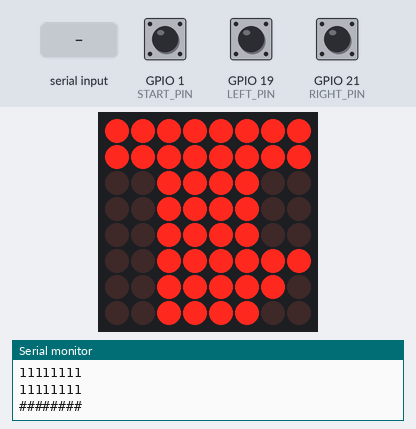
The program below on a simulated ESP32. Parts: 8×8 LED matrix, the last lines printed to the serial monitor. Inputs (shaded band) come from the test bench; at power-on: GPIO 21 (RIGHT_PIN) HIGH, GPIO 19 (LEFT_PIN) HIGH, GPIO 1 (START_PIN) HIGH. Random numbers use the default seed unless the program sets one.

Above: at 4.9 s.
5.0 s: "A" received over Serial
At 9.0 s:
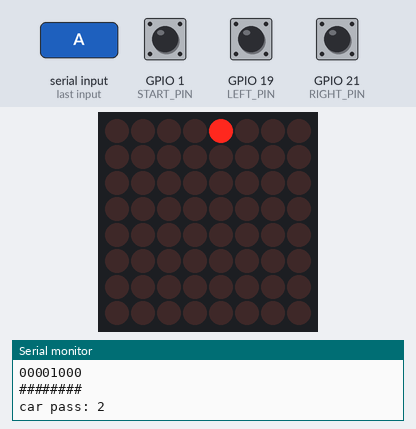
11.2 s: GPIO 21 (RIGHT_PIN) pulled LOW for 2.45 s
At 16.2 s:
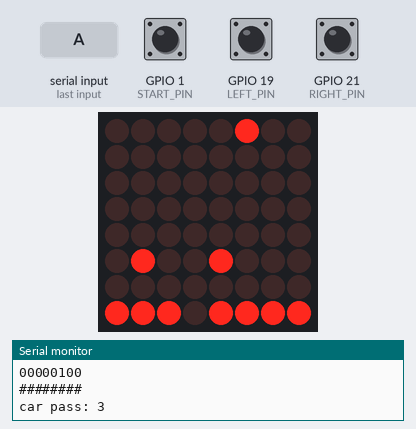
18.9 s: GPIO 19 (LEFT_PIN) pulled LOW for 2.45 s
At 23.3 s:
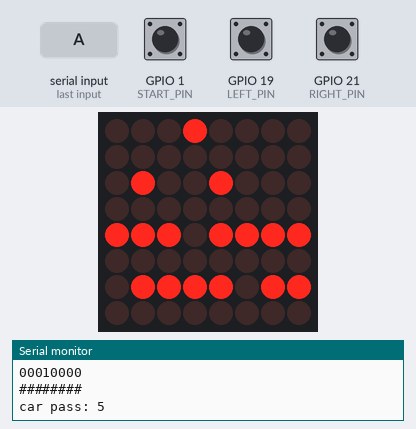
25.7 s: GPIO 1 (START_PIN) pulled LOW for 2.45 s
At 31.7 s:
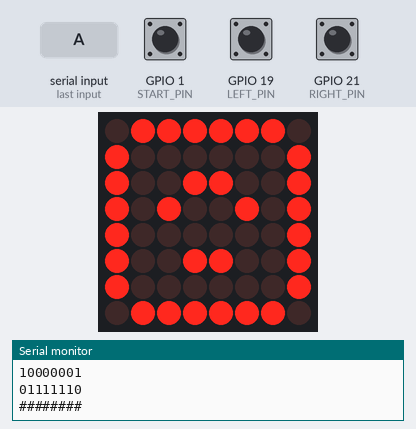
32.2 s: "D" received over Serial
At 38.1 s:
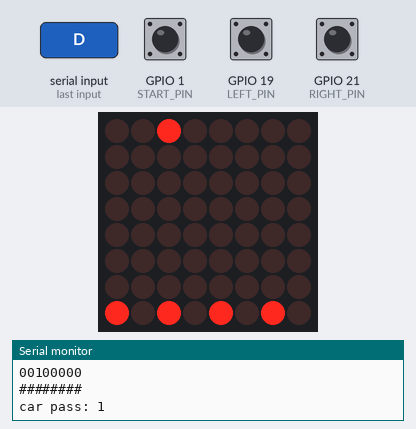
38.4 s: GPIO 19 (LEFT_PIN) pulled LOW for 2.45 s
At 42.1 s:
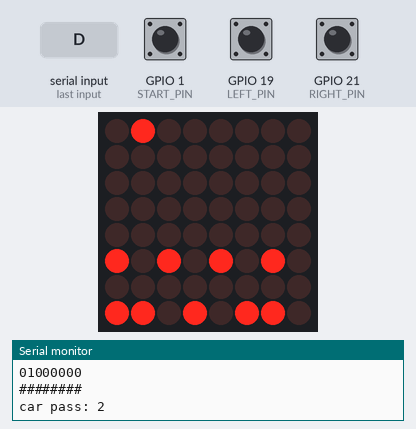
Timing chart, 0 to 43.6 s (numbered marks = the images above; inputs shaded):
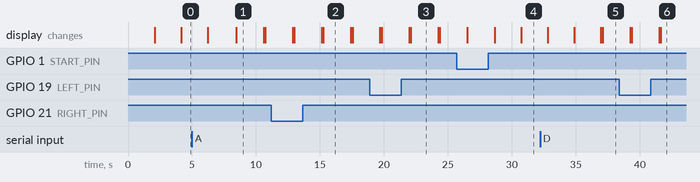

Measured:
- what the display in image 1 shows lasts 2.2 s, from 8.4 s to 10.6 s

The program:

main.cpp
```cpp
// (licence header left out)
//=======================================================
//  LIBRARY Definition
//=======================================================
#include <Arduino.h>

#define REALMATRIX // Variable to use real matrix. Comment to not use it.
#define START_PIN 1
// #define LEFT_PIN 19
// #define RIGHT_PIN 21
#define RIGHT_PIN 21
#define LEFT_PIN 19
#ifdef REALMATRIX
#include "LedControl.h"
/* Pin definition for MAX72XX.
 ARDUINO pin 12 is connected to the DataIn  - In ESP32 pin 23
 ARDUINO pin 11 is connected to the CLK     - In ESP32 pin 18
 ARDUINO pin 10 is connected to LOAD        - In ES32 pin 5
 We have only a single MAX72XX.
 */
//#define RESET_PIN 2


LedControl lc=LedControl(23,18,5,1);
#endif

//=======================================================
//  IF PROBLEMS
//=======================================================
// In LedControl.h  change the following line:
// #include <avr/pgmspace.h>
// by
/* #if (defined(__AVR__))
 #include <avr\pgmspace.h>
 #else
 #include <pgmspace.h>
 #endif
*/

//=======================================================
//  REGISTERS (VARIABLES) to control the game
//=======================================================
/* Registers to background cars.*/
byte RegBACKGTYPE_dataRANDOM;
byte RegBACKGTYPE_dataZEROS = B00000000;

/* Time delays. */
unsigned long delaytime = 2000;

/* Global Variables */
int i = 0;
/* Agrega una variable para contar las filas de carros pasadas */
uint8_t carsPassed = 0;
uint8_t currentLevel = 1;
const uint8_t rowsPerLevel[] = {10, 15, 20}; // Cantidad de filas por nivel
uint8_t playerMoveCounter = 0;
/* States ans signals to change state*/
enum State_enum {STATERESET, STATESTART, STATECLEAR, STATECHECK, STATELEFT, STATERIGTH, STATELOST, STATENUNO,STATEDOS, STATETRES, STATEWON};
uint8_t state = STATESTART;

enum Keys_enum {RESET_KEY, START_KEY, LEFT_KEY, RIGHT_KEY, NO_KEY};
uint8_t keys = RESET_KEY;

enum Status_enum {LOST, CONTINUE, NIVELDOS, NIVELTRES, WIN};
uint8_t Status = CONTINUE;


/* Key to control game by serial input. */
  int incomingByte;

/* Pointer and Matrix to Control Driver. */
  byte RegMatrix[8];
  byte *pointerRegMatrix;

/* Pointer and Register to control bottom car. */
  byte RegCar[1];
  byte *pointerRegCar;

/* Pointer and Register (Variable) to move bottom car */
  byte ShiftDir[1];
  byte *pointerShiftDir;

//=======================================================
//  SETUP Arduino function
//=======================================================
/* Setup function initialization */
void setup()
{

  //pinMode(RESET_PIN, INPUT_PULLUP);
  pinMode(START_PIN, INPUT_PULLUP);
  pinMode(LEFT_PIN, INPUT_PULLUP);
  pinMode(RIGHT_PIN, INPUT_PULLUP);
#ifdef REALMATRIX
  /* The MAX72XX is in power-saving mode on startup, we have to do a wakeup call. */
  lc.shutdown(0, false);
  /* Set the brightness to a medium values. */
  lc.setIntensity(0, 8);
  /* Clear the display. */
  lc.clearDisplay(0);
#endif
  /* Serial port initialization. */
  Serial.begin(9600);

  /* Pointer to use Matrix between functions. */
  pointerRegMatrix = &RegMatrix[0];

  /* Pointer to use VectorCar between functions. */
  pointerRegCar = &RegCar[0];

  /* Pointer to use shift dir between functions */
  pointerShiftDir = &ShiftDir[0];
}

//=======================================================
//  FUNCTION: writeResetMatrix
//=======================================================
/* Data matrix when reset*/
void writeResetMatrix(byte *pointerRegMatrix, byte *pointerRegCar)
{
  /* Global variables. */

  /* Here is the data to reset matrix */
  pointerRegMatrix[7] = B11111111;
  pointerRegMatrix[6] = B11111111;
  pointerRegMatrix[5] = B11111111;
  pointerRegMatrix[4] = B11111111;
  pointerRegMatrix[3] = B11111111;
  pointerRegMatrix[2] = B11111111;
  pointerRegMatrix[1] = B11111111;
  pointerRegMatrix[0] = B11111111;
  /* Here is the data to reset bottomCar */
  pointerRegCar[0] = B00000000;
}
//=======================================================
//  FUNCTION: writeStartMatrix
//=======================================================
void writeStartMatrix(byte *pointerRegMatrix, byte *pointerRegCar)
{
  /* Global variables. */

  /* Here is the data to start matrix */
  pointerRegMatrix[7] = B01111110;
  pointerRegMatrix[6] = B10000001;
  pointerRegMatrix[5] = B10011001;
  pointerRegMatrix[4] = B10000001;
  pointerRegMatrix[3] = B10100101;
  pointerRegMatrix[2] = B10011001;
  pointerRegMatrix[1] = B10000001;
  pointerRegMatrix[0] = B01111110;
/* Here is the data to start bottomCar */
  pointerRegCar[0] = B00000000;
}
//=======================================================
//  FUNCTION: writeClearMatrix
//=======================================================
void writeClearMatrix(byte *pointerRegMatrix, byte *pointerRegCar)
{
  /* Global variables. */

  /* Here is the data to clear matrix */
  pointerRegMatrix[7] = B00000000;
  pointerRegMatrix[6] = B00000000;
  pointerRegMatrix[5] = B00000000;
  pointerRegMatrix[4] = B00000000;
  pointerRegMatrix[3] = B00000000;
  pointerRegMatrix[2] = B00000000;
  pointerRegMatrix[1] = B00000000;
  pointerRegMatrix[0] = B00000000;
  /* Here is the data to clear bottomCar */
  pointerRegCar[0] = B00010000;
}
//=======================================================
//  FUNCTION: writeLostMatrix
//=======================================================
void writeLostMatrix(byte *pointerRegMatrix, byte *pointerRegCar)
{
  /* Global variables. */

  /* Here is the data to lost matrix */
  pointerRegMatrix[7] = B01111110;
  pointerRegMatrix[6] = B10000001;
  pointerRegMatrix[5] = B10011001;
  pointerRegMatrix[4] = B10000001;
  pointerRegMatrix[3] = B10011001;
  pointerRegMatrix[2] = B10100101;
  pointerRegMatrix[1] = B10000001;
  pointerRegMatrix[0] = B01111110;
  /* Here is the data to lost matrix */
  pointerRegCar[0] = B00000000;
}
//=======================================================
//  FUNCTION: writeGoCarsMatrix
//=======================================================
void writeGoCarsMatrix(byte *pointerRegMatrix)
{
  /* Global variables. */
  int m;

  i = i + 1;
  /* Here is the data to start matrix */
  RegBACKGTYPE_dataRANDOM = random(1, 255);

  for (m = 0; m < 7; m++)
  {
    pointerRegMatrix[m] = pointerRegMatrix[m + 1];
  }
  /* Verifica si la última fila ahora está vacía */
  if (pointerRegMatrix[7] == 0) {
    /* Incrementa el contador de filas pasadas */
    carsPassed++;
  }
  Serial.print("car pass: ");
  Serial.print(carsPassed);

  if (currentLevel==2)
    Status=NIVELDOS;
  else if (currentLevel==3)
    Status= NIVELTRES;


  if (i % 2 == 0)
    pointerRegMatrix[7] = RegBACKGTYPE_dataRANDOM;
  else
    pointerRegMatrix[7] = RegBACKGTYPE_dataZEROS;
}
//=======================================================
//  FUNCTION: writeCarBase
//=======================================================
void writeCarBase(byte *pointerRegCar, byte *pointerShiftDir)
{
  /* Global variables. */
  int m;

  /* Here is the data to start matrix */
  if (pointerShiftDir[0] == B00000001)
  {
    if (pointerRegCar[0] == B00000001)
      pointerRegCar[0] = pointerRegCar[0];
    else
      pointerRegCar[0] = pointerRegCar[0] >> 1;
  }
  else if (pointerShiftDir[0] == B00000010)
  {
    if (pointerRegCar[0] == B10000000)
      pointerRegCar[0] = pointerRegCar[0];
    else
      pointerRegCar[0] = pointerRegCar[0] << 1;
  }
  else
    pointerRegCar[0] = pointerRegCar[0];
}
//=======================================================
//  FUNCTION: checkLostMatrix (leds and console)
//=======================================================
void checkLostMatrix(byte *pointerRegMatrix, byte *pointerRegCar)
{
  /* Global variables. */
  byte check1, check2;

  check1 = pointerRegCar[0] ^ pointerRegMatrix[0];
  check2 = pointerRegCar[0] | pointerRegMatrix[0];

  if (pointerRegCar[0] == pointerRegMatrix[0])
    Status = LOST;
  else if (check1 != check2)
    Status = LOST;
  else
    Status = CONTINUE;

   /* Reinicia el contador de filas pasadas si el jugador pierde */
  if (Status == LOST) {
    carsPassed = 0;
  }
}
//=======================================================
//  FUNCTION: printBits (by console all bits)
//=======================================================
void printBits(byte myByte)
{
  for (byte mask = 0x80; mask; mask >>= 1) {
    if (mask  & myByte)
      Serial.print('1');
    else
      Serial.print('0');
  }
}
//=======================================================
//  FUNCTION: PrintMatrix (Console)
//=======================================================
void PrintMatrix(byte *pointerRegMatrix, byte *pointerRegCar)
{
  /* Global variables. */
  int m;

  for (m = 7; m >= 1; m--)
  {
    printBits(pointerRegMatrix[m]);
    Serial.println();
  }
  printBits(pointerRegMatrix[0] | pointerRegCar[0]);
  Serial.println();
}
//=======================================================
//  FUNCTION: PrintALLMatrix (leds and console)
//=======================================================
void PrintALLMatrix(byte *pointerRegMatrix, byte *pointerRegCar)
{
  /* Global variables. */
  int m;

#ifdef REALMATRIX
  /* Display data one by one in matrix. */
  for (m = 7; m >= 1; m--)
  {
    lc.setRow(0, m, pointerRegMatrix[m]);
  }
  lc.setRow(0, m, (pointerRegMatrix[0] | pointerRegCar[0]));
#endif
  /* Display data one by one in console. */
  Serial.println("########");
  Serial.println("########");
  Serial.println("########");
  Serial.println("########");
  PrintMatrix(pointerRegMatrix, pointerRegCar);
  Serial.println("########");
}


//=======================================================
//  FUNCTION: read_KEY
//=======================================================
byte read_KEY(void)
{
  int buttonStateStart = digitalRead(START_PIN);
  //int buttonStateReset = digitalRead(RESET_PIN);
  int buttonStateLeft = digitalRead(LEFT_PIN);
  int buttonStateRight = digitalRead(RIGHT_PIN);
  if (Serial.available() > 0)
  {
    incomingByte = Serial.read();
    delay(10);
    Serial.print("I received: ");
    Serial.println(incomingByte, DEC);
  }


  if (buttonStateStart != HIGH)
  {
    /* code */
    keys = START_KEY;
    incomingByte= 'S';
    //return keys;
  }
  // // if (buttonStateReset != HIGH)
  // // {
  // //   /* code */
  // //   keys = RESET_KEY;
  // //   incomingByte= 'R';
  // //   return keys;
  // // }
  if (buttonStateLeft != HIGH)
  {
    /* code */
    keys = LEFT_KEY;
    incomingByte= 'A';
    //return keys;
  }
  if (buttonStateRight != HIGH)
  {
    /* code */
    keys = RIGHT_KEY;
    incomingByte= 'D';
    //return keys;
  }
  else
  {
    /* code */
    keys = NO_KEY;
    //return keys;
  }
  switch (incomingByte)
  {
    case 'R':
      keys = RESET_KEY;
      break;
    case 'S':
      keys = START_KEY;
      break;
    case 'A':
      keys = LEFT_KEY;
      break;
    case 'D':
      keys = RIGHT_KEY;
      break;

    default:
      keys = NO_KEY;
      break;
  }
return keys;
}
//=======================================================
//  FUNCTION: state_machine_run
//=======================================================
void state_machine_run(byte *pointerRegMatrix, byte *pointerRegCar, byte *pointerShiftDir)
{
  /* Global variables. */

  PrintALLMatrix(pointerRegMatrix, pointerRegCar);

  switch (state)
  {
    case STATERESET:
      currentLevel = 1; // Reiniciar el nivel
      carsPassed = 0; // Reiniciar el contador de coches pasados
      delaytime = 2000;
      writeResetMatrix(pointerRegMatrix,pointerRegCar);
      delay(delaytime);
      if (keys == RESET_KEY)
        state = STATERESET;
      else if (keys == START_KEY)
        state = STATESTART;
      break;

    case STATESTART:
      writeStartMatrix(pointerRegMatrix,pointerRegCar);
      delay(delaytime);
      state = STATENUNO;
      break;

    case STATENUNO:
        /* Here is the data to start matrix */
        pointerRegMatrix[7] = B00111100;
        pointerRegMatrix[6] = B00111110;
        pointerRegMatrix[5] = B00111111;
        pointerRegMatrix[4] = B00111100;
        pointerRegMatrix[3] = B00111100;
        pointerRegMatrix[2] = B00111100;
        pointerRegMatrix[1] = B11111111;
        pointerRegMatrix[0] = B11111111;
        delay (delaytime);
        state=STATECLEAR;
        break;


    case STATECLEAR:
      writeClearMatrix(pointerRegMatrix,pointerRegCar);
      delay(delaytime);
      state = STATECHECK;
      break;

    case STATECHECK:
      // pointerShiftDir[0] = B00000000;
      // writeCarBase(pointerRegCar, pointerShiftDir);
      // writeGoCarsMatrix(pointerRegMatrix);
      // delay(delaytime);
      // checkLostMatrix(pointerRegMatrix, pointerRegCar);

      pointerShiftDir[0] = B00000000;
      // Movimiento del carro del jugador
      if (keys == LEFT_KEY && playerMoveCounter >=1) {
        pointerShiftDir[0] = B00000001;
        playerMoveCounter = 0; // Reiniciamos el contador después de mover el carro del jugador
      } else if (keys == RIGHT_KEY && playerMoveCounter >= 1) {
        pointerShiftDir[0] = B00000010;
        playerMoveCounter = 0; // Reiniciamos el contador después de mover el carro del jugador
      }
      // Movimiento de los carros que bajan
      if (i % 5 == 0) { // Solo se mueven los carros cada 5 iteraciones para que sean más lentos
        writeCarBase(pointerRegCar, pointerShiftDir);
      }
      // Incrementamos el contador para el movimiento del carro del jugador
      if (keys == LEFT_KEY || keys == RIGHT_KEY) {
        playerMoveCounter++;
      }
      writeGoCarsMatrix(pointerRegMatrix);
      delay(delaytime);
      checkLostMatrix(pointerRegMatrix, pointerRegCar);
       Serial.print("Current Level: ");
        Serial.println(currentLevel);
        Serial.print("Cars Passed: ");
        Serial.println(carsPassed);
        Serial.print("Rows per Level ");
        Serial.print(currentLevel);
        Serial.print(": ");
        Serial.println(rowsPerLevel[currentLevel - 1]);

        if (carsPassed == rowsPerLevel[currentLevel - 1]) {
          if (currentLevel == 1) {
            currentLevel = 2;
            carsPassed = 0;
            state = STATEDOS;
            break;
          } else if (currentLevel == 2) {
            currentLevel = 3;
            carsPassed = 0;
            state = STATETRES;
            break;
          } else if (currentLevel == 3) {
            state = STATEWON;
            break;
          }
        }

      if (Status == LOST)
        state = STATELOST;
      else if (Status == NIVELDOS)
        state = STATEDOS;
      else if (Status == NIVELTRES)
        state = STATETRES;
      else if ( Status == WIN)
        state = STATEWON;
      else if (keys == RESET_KEY)
        state = STATERESET;
      else if (keys == LEFT_KEY)
        state = STATELEFT;
      else if (keys == RIGHT_KEY)
        state = STATERIGTH;
      else if (keys == NO_KEY)
        state = STATECHECK;
      else
        state = STATECHECK;
      break;


    case STATEDOS:
         /* Here is the data to start matrix */
        pointerRegMatrix[7] = B11111110;
        pointerRegMatrix[6] = B11000011;
        pointerRegMatrix[5] = B11000001;
        pointerRegMatrix[4] = B01100000;
        pointerRegMatrix[3] = B00110000;
        pointerRegMatrix[2] = B00011000;
        pointerRegMatrix[1] = B11111111;
        pointerRegMatrix[0] = B11111111;
        delay (delaytime);
        delaytime = delaytime/3;
        state=STATECLEAR;
        break;

    case STATETRES:
         /* Here is the data to start matrix */
        pointerRegMatrix[7] = B11111111;
        pointerRegMatrix[6] = B11000000;
        pointerRegMatrix[5] = B11110000;
        pointerRegMatrix[4] = B11000000;
        pointerRegMatrix[3] = B01100000;
        pointerRegMatrix[2] = B00110000;
        pointerRegMatrix[1] = B11111111;
        pointerRegMatrix[0] = B11111111;
        delaytime = 2000;
        delay (delaytime);
        delaytime = delaytime/3;
        delaytime = delaytime/3;
        state=STATECLEAR;
        break;

    case STATEWON:
      pointerRegMatrix[0] = B00011000;
      pointerRegMatrix[1] = B00111100;
      pointerRegMatrix[2] = B01100110;
      pointerRegMatrix[3] = B11000011;
      pointerRegMatrix[4] = B11000011;
      pointerRegMatrix[5] = B01100110;
      pointerRegMatrix[6] = B00111100;
      pointerRegMatrix[7] = B00011000;

      //   PrintALLMatrix(pointerRegMatrix, pointerRegCar);

      if (keys == START_KEY) {
          state = STATERESET; // Volver al estado inicial
          currentLevel = 1; // Reiniciar el nivel
          carsPassed = 0; // Reiniciar el contador de coches pasados
          delaytime = 2000; // Reiniciar la velocidad del juego (ajustar según sea necesario)
          break;
      }
      break;

    case STATELEFT:
      pointerShiftDir[0] = B00000001;
      writeCarBase(pointerRegCar, pointerShiftDir);
      state = STATECHECK;
      break;

    case STATERIGTH:
      pointerShiftDir[0] = B00000010;
      writeCarBase(pointerRegCar, pointerShiftDir);
      state = STATECHECK;
      break;

    case STATELOST:
      writeLostMatrix(pointerRegMatrix,pointerRegCar);
      delaytime = 2000;
      delay(delaytime);
      if (keys == START_KEY)
        state = STATESTART;
      else
        state = STATERESET;
      break;

    default:
      state = STATERESET;
      break;
  }
}
//=======================================================
//  FUNCTION: Arduino loop
//=======================================================
void loop()
{
  read_KEY();
  state_machine_run(pointerRegMatrix,pointerRegCar,pointerShiftDir);
  delay(1);
}
```
